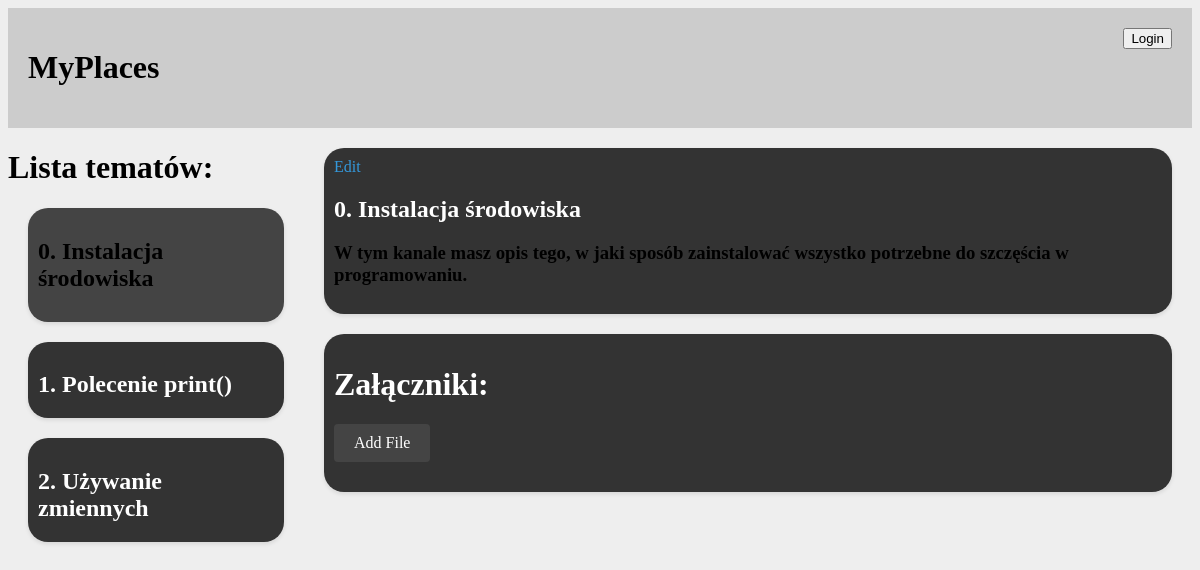
Before: /place/2/topic/1/ with the older database file.
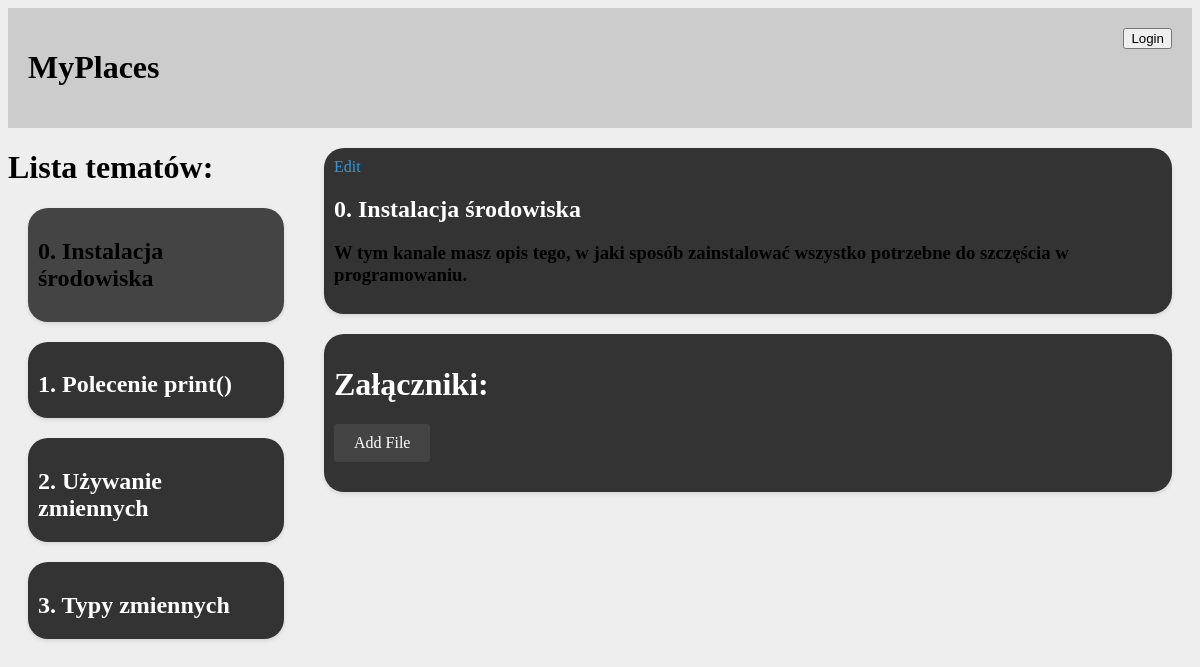
After: the same page with the newer database file.
### base/models.py (models this page shows)
class Topic(models.Model):
    place = models.ForeignKey(Place, on_delete=models.CASCADE)
    name = models.CharField(max_length=200)
    description = models.TextField(null=True, blank=True)
    updated = models.DateTimeField(auto_now=True)
    created = models.DateTimeField(auto_now_add=True)
    files = models.ManyToManyField('File', related_name='topics')
    class Meta:
        ordering = ["name", "-created"]

### base/views.py (the view)
# urls.py: path('place/<int:place_id>/topic/<int:topic_id>/', views.topic, name='topic'),
def topic(request, place_id, topic_id):
    topic = Topic.objects.get(id=topic_id)
    place=Place.objects.get(id=place_id)
    otherTopics = Topic.objects.filter(place=place_id)
    files = File.objects.filter(topic=topic_id)
    context = {'topic': topic, 'files': files, "otherTopics": otherTopics, 'place': place}
    return render(request, 'base/topic.html', context)

### templates/base/topic.html (shortened to what this page needs)
{% extends 'main.html' %}
{% block content %}
<div class="home-container">
    <div>
        <h1>Lista tematów: </h1>
        {% for topicItem in otherTopics %}
            {% if topicItem.id == topic.id %}
            <div class="main-card-test">
                <div class="framed">
                    <h2>{{ topicItem.name }}</h2>
                </div>
            {% else %}
            <div class="main-card">
                <a href="{% url 'topic' topic.place.id topicItem.id %}">
                    <div class="framed">
                        <h2>{{ topicItem.name }}</h2>
                    </div>
                </a>
                {% endif %}
        </div>
        {% endfor %}
    </div>
    <div id="topic-content-container">
        <div class="main-card">
            <a href="{% url 'update-topic' topic.id %}">Edit</a>
            <h2>{{topic.name}}</h2>
            <div id="markdown-description">
                <h3>{{topic.description}}</h3>
            </div>
        </div>
        <div class="main-card">
            <h1 id="title">Załączniki:</h1>
            <a href="{% url 'add-file' topic.id %}" id="button-create">Add File</a>
        </div>
    </div>
</div>
{% endblock %}

Changed rows visible on the page:
added Topic: name "3. Typy zmiennych"
